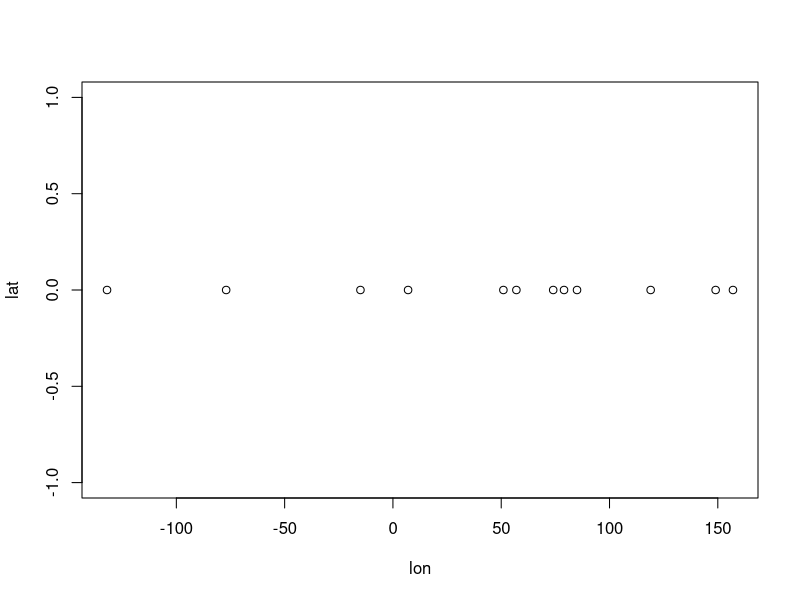
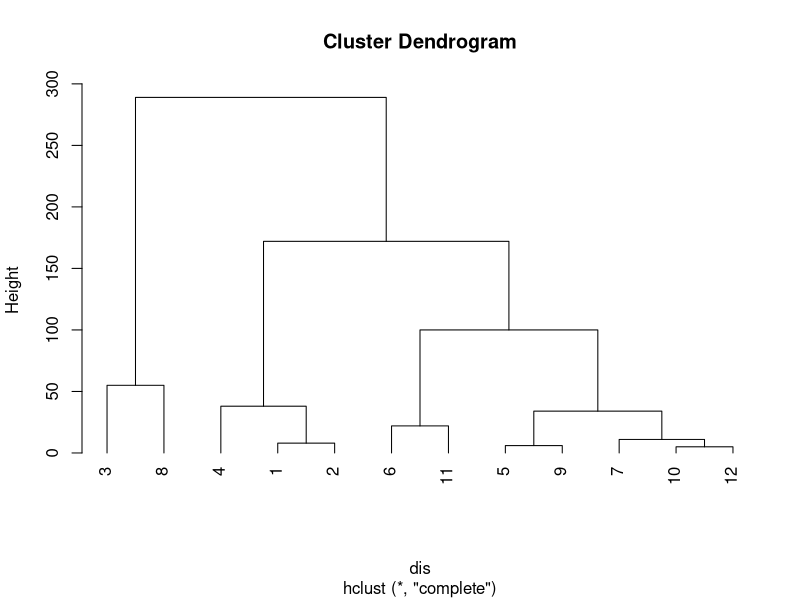

Write R code to recreate these figures, in order.
## ex 1 / the World is a line
library(sf)

set.seed(42)
n<-12
lat=0
lon=round(runif(n,-180,180))
cod <- as.character(1:n)
coo<-data.frame(lon,lat)
row.names(coo)<-c(1:12)
coo
#wld<-st_as_sf(coo, coords=c("lon","lat"))
plot(coo)
dis<-dist(coo,upper = T,diag = T)
class(dis)
cah<-hclust(dis,)
plot(cah,hang = -1)
